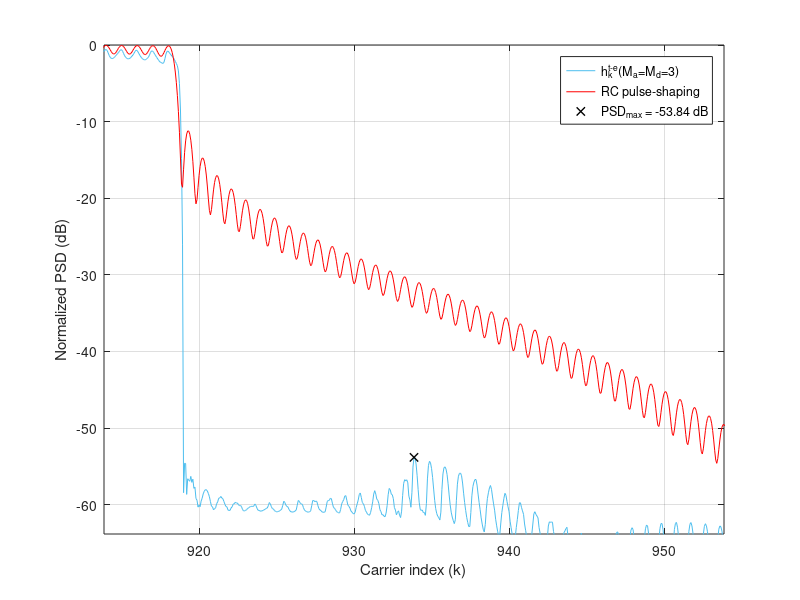

Reproduce this figure in MATLAB. (Note: this script raises an error after producing the figure.)
clear, close all
%% %%%%%%%%%%%%%%%%%%%%%%%%%%%%%%%%%%%%%%%%%%%%%%%%%%%%%%%%%%
% %                 LOAD THE PARAMETERS                   % %
%%%%%%%%%%%%%%%%%%%%%%%%%%%%%%%%%%%%%%%%%%%%%%%%%%%%%%%%%% %%
addpath('../../data/Fig2')
load('Fig2_Parameters_for_5G_NR_Ma_3_Md_3.mat');

Fsob = OFDM_param.Fsob; % Upsampling factor 
% Upsample in time-domain
N = OFDM_param.N*Fsob;
Ngi = OFDM_param.Ngi*Fsob;
b = (OFDM_param.b+1)*Fsob-1;
L = OFDM_param.L*Fsob;
Ms = OFDM_param.Ms;
g = OFDM_param.g;
us = OFDM_param.us;
ue = OFDM_param.ue;

ur = us + ue;

Pd = GenPulse_param.Pd;
Pd_todas = GenPulse_param.Pd_todas;
Paic = GenPulse_param.Paic;
Ptk = GenPulse_param.Ptk;
R_aic = GenPulse_param.R_aic;
R_tk = GenPulse_param.R_tk;
NexTemp = GenPulse_param.NexTemp;
cell_coef_lim = GenPulse_param.cell_coef_lim;



%% %%%%%%%%%%%%%%%%%%%%%%%%%%%%%%%%%%%%%%%%%%%%%%%%%%%%%%%%%%
%            OBTAIN THE PULSES IN THE SCENARIO            % %
%%%%%%%%%%%%%%%%%%%%%%%%%%%%%%%%%%%%%%%%%%%%%%%%%%%%%%%%%% %%

eta = (N+Ngi-b-1)/2; 
vn=(0:L+b-1)'-Ngi;  % Dicrete time axis vector
n0 = eta+b-Ngi;     % Phase delay due to Hermiticity


h_k = zeros((2*NexTemp+1)*L+b, N); % Matrix containing the proposed pulses
aic_k = zeros((2*NexTemp+1)*L+b, N);  % Matrix containing the AIC term
t_k = zeros((2*NexTemp+1)*L+b, N);    % Matrix containing the AST term

% Obtain h_k for every data carrier
for ind_k = 1:length(Pd);

    % % AIC terms
    %%%%%%%%%%%%%%%%%%%%%%%%%%%%%%%%%%
    % Central term
    Pc = exp(1j*2*pi/N*repmat(vn,1,length(Paic{ind_k})).*repmat(Paic{ind_k}.',length(vn),1)).*repmat(g.',1,length(Paic{ind_k}));
    % Advanced and delayed terms
    Pc = repmat(Pc,1,2*NexTemp+1);

    Omega_c_n0 = diag(repmat(exp(-1j*2*pi*Paic{ind_k}*n0/N),1+2*NexTemp,1));
    aic_temp = Pc*Omega_c_n0*diag(R_aic{ind_k}).*exp(1j*2*pi*Pd(ind_k)*n0/N);
    aic_k((NexTemp*L+1):(NexTemp+1)*L+b,Pd(ind_k)+N/2+1) = sum(aic_temp(:,1:length(Paic{ind_k})),2);    % CENTRAL TERM
    
    m_temp = 0;
    for ind_m = 1:NexTemp;                                                                              % ADVANCED AND DELAYED TERMS
        aic_k(((NexTemp-ind_m)*L+1):((NexTemp-ind_m+1)*L+b),Pd(ind_k)+N/2+1) = aic_k(((NexTemp-ind_m)*L+1):((NexTemp-ind_m+1)*L+b),Pd(ind_k)+N/2+1) + sum(aic_temp(:,(length(Paic{ind_k})*(1+m_temp)) + (1:length(Paic{ind_k}))),2);
        aic_k(((NexTemp+ind_m)*L+1):((NexTemp+ind_m+1)*L+b),Pd(ind_k)+N/2+1) = aic_k(((NexTemp+ind_m)*L+1):((NexTemp+ind_m+1)*L+b),Pd(ind_k)+N/2+1) + sum(aic_temp(:,(length(Paic{ind_k})*(1+m_temp+1)) + (1:length(Paic{ind_k}))),2);
        m_temp = m_temp+2;
    end
    
    % % AST terms
    %%%%%%%%%%%%%%%%%%%%%%%%%%%%%%%%%%
    % Central term
    Ts = exp(1j*2*pi/N*repmat(vn,1,length(Ptk{ind_k})).*repmat(Ptk{ind_k}.',length(vn),1)).*repmat(us.',1,length(Ptk{ind_k}));
    Te = exp(1j*2*pi/N*repmat(vn,1,length(Ptk{ind_k})).*repmat(Ptk{ind_k}.',length(vn),1)).*repmat(ue.',1,length(Ptk{ind_k}));
    T = [Ts, Te];
    
    % Advanced and delayed terms
    T = repmat(T,1,NexTemp+1);
    Omega_c_n0 = diag(repmat(exp(-1j*2*pi*Ptk{ind_k}*n0/N),2*(1+NexTemp),1));
    t_k_temp = T*Omega_c_n0*diag(R_tk{ind_k}).*exp(1j*2*pi*Pd(ind_k)*n0/N);
    t_k(((NexTemp)*L+1):((NexTemp+1))*L+b,Pd(ind_k)+N/2+1) = sum(t_k_temp(:,1:2*length(Ptk{ind_k})),2);

    m_temp = 0;
    for ind_m = 1:NexTemp;
            t_k(((NexTemp-ind_m)*L+1):(NexTemp-ind_m+1)*L+b,Pd(ind_k)+N/2+1) = t_k(((NexTemp-ind_m)*L+1):(NexTemp-ind_m+1)*L+b,Pd(ind_k)+N/2+1) + sum(t_k_temp(:,length(Ptk{ind_k})*(2+m_temp) + (1:length(Ptk{ind_k}))),2);
            t_k(((NexTemp+ind_m)*L+1):(NexTemp+ind_m+1)*L+b,Pd(ind_k)+N/2+1) = t_k(((NexTemp+ind_m)*L+1):(NexTemp+ind_m+1)*L+b,Pd(ind_k)+N/2+1) + sum(t_k_temp(:,length(Ptk{ind_k})*(2+m_temp+1) + (1:length(Ptk{ind_k}))),2);
            m_temp = m_temp + 2;
    end
end

h_k = aic_k + t_k;

p_k_conv = exp(1j*(2*pi/N)*repmat(vn,1,length(Pd_todas)).*repmat(Pd_todas.',length(vn),1)).*repmat(g.',1,length(Pd_todas));

h_k(NexTemp*L + (1:L+b),Pd_todas+N/2+1) = h_k(NexTemp*L + (1:L+b),Pd_todas+N/2+1) + p_k_conv;


%% %%%%%%%%%%%%%%%%%%%%%%%%%%%%%%%%%%%%%%%%%%%%%%%%%%%%%%%%%%
% %     REPRESENTATION OF THE PULSES IN THE SCENARIO      % %
%%%%%%%%%%%%%%%%%%%%%%%%%%%%%%%%%%%%%%%%%%%%%%%%%%%%%%%%%% %%

% Obtain the PSD
H_k = fft(h_k,N*Ms);
P_k = fft(p_k_conv,N*Ms);

psd_H = fftshift(sum(abs(H_k).^2,2));
psd_P = fftshift(sum(abs(P_k).^2,2));

x = (-N*Ms/2:N*Ms/2-1)/(Ms);
indices = find(ismember(x,[-N/2,N/2-1]));
indices = indices(1):1:indices(2);

x = x+N/2;
y_h = 10*log10(psd_H/max(psd_H));
y_p = 10*log10(psd_P/max(psd_P));

PSD_max = max(max(y_h(find(x>Pd_todas(end)+N/2+1.67))), max(y_h(find(x<Pd_todas(1)+N/2-1.67)))); %% PSD_MAX IS SOUGHT BEYOND THE 0.67 SCS GUARD BAND THAT IS LEFT BY EACH SIDE
x_PSD_max = x(find(y_h==PSD_max));

% Fig 2 (5G NR Ma=Md=3)
figure,
plot(x(indices),y_h(indices), 'DisplayName', 'h_k^{t-e}(M_a=M_d=3)', 'Color', "#4DBEEE"); hold on; grid on;
plot(x(indices),y_p(indices), 'DisplayName', 'RC pulse-shaping', 'Color', 'r');
plot(x_PSD_max, PSD_max, 'Marker', 'x', 'Color', 'k', 'LineStyle', 'none','LineWidth',1, 'DisplayName', ['PSD_{max} = ', num2str(PSD_max, '%.2f'), ' dB'])
xlabel('Carrier index (k)'); ylabel('Normalized PSD (dB)'); legend('show')
xlim(x_PSD_max+[-20,20]); ylim([min(-60,PSD_max-10),0])



%% %%%%%%%%%%%%%%%%%%%%%%%%%%%%
% %     CLARIFYING NOTE     % %
%%%%%%%%%%%%%%%%%%%%%%%%%%%% %%

NOTE = ['NOTE: The maximum number of RB that can be used in a 5 MHz channel is 25, which is equivalent to 4.5 MHz (SCS = 15 kHz).',...
    ' That leaves a 500 kHz guard band, 250 kHz by each side of the transmission band.',...
    ' If this guard band is reduced by repurposing those carriers that were previously assigned to it for data transmission, it can be reduced by up to 16 subcarriers, leaving a residual guard band 10 kHz wide (2/3 of an SCS).',...
    ' Hence, the PSD peak can be sought beyond that guard band, which is 1.67 SCS beyond the outermost transmitting subcarrier by each end of the passband.'];
wrapped_NOTE = textwrap({NOTE}, 70);
disp('##################################################################################')
fprintf('\n')
disp(wrapped_NOTE)
disp('##################################################################################')